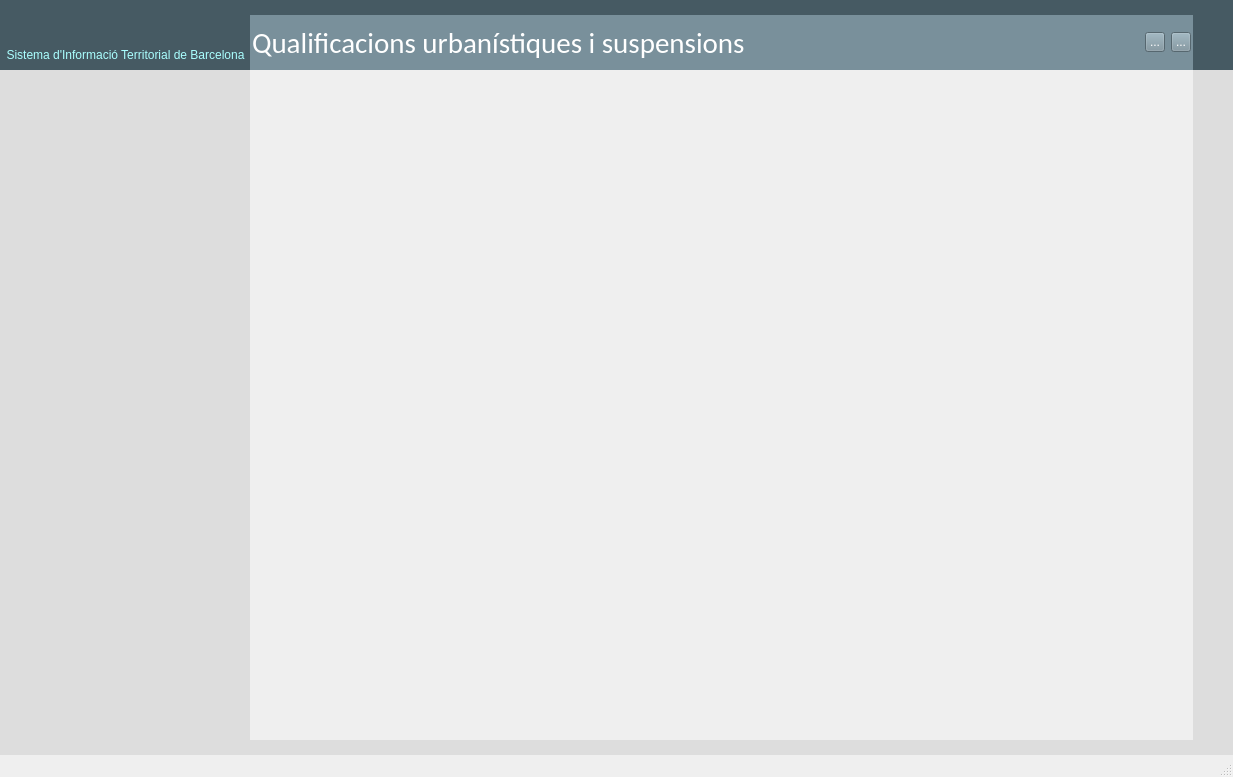
<?xml version="1.0" encoding="UTF-8"?>
<ui version="4.0">
 <class>MainWindow</class>
 <widget class="QMainWindow" name="MainWindow">
  <property name="geometry">
   <rect>
    <x>0</x>
    <y>0</y>
    <width>1233</width>
    <height>777</height>
   </rect>
  </property>
  <property name="windowTitle">
   <string>MainWindow</string>
  </property>
  <widget class="QWidget" name="centralwidget">
   <layout class="QVBoxLayout" name="verticalLayout">
    <property name="spacing">
     <number>0</number>
    </property>
    <property name="leftMargin">
     <number>0</number>
    </property>
    <property name="topMargin">
     <number>0</number>
    </property>
    <property name="rightMargin">
     <number>0</number>
    </property>
    <property name="bottomMargin">
     <number>0</number>
    </property>
    <item>
     <widget class="QFrame" name="frame_3">
      <property name="minimumSize">
       <size>
        <width>0</width>
        <height>70</height>
       </size>
      </property>
      <property name="maximumSize">
       <size>
        <width>16777215</width>
        <height>70</height>
       </size>
      </property>
      <property name="frameShape">
       <enum>QFrame::NoFrame</enum>
      </property>
      <property name="frameShadow">
       <enum>QFrame::Raised</enum>
      </property>
      <property name="lineWidth">
       <number>0</number>
      </property>
      <layout class="QHBoxLayout" name="horizontalLayout">
       <property name="spacing">
        <number>0</number>
       </property>
       <property name="leftMargin">
        <number>0</number>
       </property>
       <property name="topMargin">
        <number>0</number>
       </property>
       <property name="rightMargin">
        <number>0</number>
       </property>
       <property name="bottomMargin">
        <number>0</number>
       </property>
       <item>
        <widget class="QFrame" name="frame_11">
         <property name="minimumSize">
          <size>
           <width>250</width>
           <height>0</height>
          </size>
         </property>
         <property name="maximumSize">
          <size>
           <width>250</width>
           <height>16777215</height>
          </size>
         </property>
         <property name="styleSheet">
          <string notr="true">background-color:#465A63;</string>
         </property>
         <property name="frameShape">
          <enum>QFrame::NoFrame</enum>
         </property>
         <property name="frameShadow">
          <enum>QFrame::Raised</enum>
         </property>
         <property name="lineWidth">
          <number>0</number>
         </property>
         <widget class="QLabel" name="label">
          <property name="geometry">
           <rect>
            <x>40</x>
            <y>0</y>
            <width>161</width>
            <height>50</height>
           </rect>
          </property>
          <property name="text">
           <string/>
          </property>
          <property name="pixmap">
           <pixmap>../../Users/Jo/Dropbox/qVistaProd/qVistaLogo.png</pixmap>
          </property>
          <property name="scaledContents">
           <bool>true</bool>
          </property>
         </widget>
         <widget class="QLabel" name="label_3">
          <property name="geometry">
           <rect>
            <x>-5</x>
            <y>40</y>
            <width>261</width>
            <height>31</height>
           </rect>
          </property>
          <property name="font">
           <font>
            <pointsize>9</pointsize>
           </font>
          </property>
          <property name="styleSheet">
           <string notr="true">color: rgb(170, 255, 255);</string>
          </property>
          <property name="text">
           <string>Sistema d'Informació Territorial de Barcelona</string>
          </property>
          <property name="textFormat">
           <enum>Qt::RichText</enum>
          </property>
          <property name="scaledContents">
           <bool>false</bool>
          </property>
          <property name="alignment">
           <set>Qt::AlignCenter</set>
          </property>
          <property name="wordWrap">
           <bool>true</bool>
          </property>
         </widget>
         <zorder>label_3</zorder>
         <zorder>label</zorder>
        </widget>
       </item>
       <item>
        <widget class="QFrame" name="frame_12">
         <property name="frameShape">
          <enum>QFrame::NoFrame</enum>
         </property>
         <property name="frameShadow">
          <enum>QFrame::Raised</enum>
         </property>
         <property name="lineWidth">
          <number>0</number>
         </property>
         <layout class="QVBoxLayout" name="verticalLayout_4">
          <property name="spacing">
           <number>0</number>
          </property>
          <property name="leftMargin">
           <number>0</number>
          </property>
          <property name="topMargin">
           <number>0</number>
          </property>
          <property name="rightMargin">
           <number>0</number>
          </property>
          <property name="bottomMargin">
           <number>0</number>
          </property>
          <item>
           <widget class="QFrame" name="frame_14">
            <property name="minimumSize">
             <size>
              <width>0</width>
              <height>15</height>
             </size>
            </property>
            <property name="maximumSize">
             <size>
              <width>16777215</width>
              <height>15</height>
             </size>
            </property>
            <property name="styleSheet">
             <string notr="true">background-color: #465A63;</string>
            </property>
            <property name="frameShape">
             <enum>QFrame::NoFrame</enum>
            </property>
            <property name="frameShadow">
             <enum>QFrame::Raised</enum>
            </property>
            <property name="lineWidth">
             <number>0</number>
            </property>
            <layout class="QHBoxLayout" name="horizontalLayout_3">
             <property name="spacing">
              <number>0</number>
             </property>
             <property name="leftMargin">
              <number>0</number>
             </property>
             <property name="topMargin">
              <number>0</number>
             </property>
             <property name="rightMargin">
              <number>0</number>
             </property>
             <property name="bottomMargin">
              <number>0</number>
             </property>
             <item>
              <spacer name="horizontalSpacer">
               <property name="orientation">
                <enum>Qt::Horizontal</enum>
               </property>
               <property name="sizeHint" stdset="0">
                <size>
                 <width>40</width>
                 <height>20</height>
                </size>
               </property>
              </spacer>
             </item>
            </layout>
           </widget>
          </item>
          <item>
           <widget class="QFrame" name="frame_15">
            <property name="styleSheet">
             <string notr="true">background-color: #79909B;
color: #FFFFFF</string>
            </property>
            <property name="frameShape">
             <enum>QFrame::NoFrame</enum>
            </property>
            <property name="frameShadow">
             <enum>QFrame::Raised</enum>
            </property>
            <property name="lineWidth">
             <number>0</number>
            </property>
            <layout class="QHBoxLayout" name="horizontalLayout_4">
             <property name="leftMargin">
              <number>2</number>
             </property>
             <property name="topMargin">
              <number>2</number>
             </property>
             <property name="rightMargin">
              <number>2</number>
             </property>
             <property name="bottomMargin">
              <number>2</number>
             </property>
             <item>
              <widget class="QLabel" name="lblTitolProjecte">
               <property name="font">
                <font>
                 <family>Calibri</family>
                 <pointsize>22</pointsize>
                </font>
               </property>
               <property name="text">
                <string>Qualificacions urbanístiques i suspensions</string>
               </property>
              </widget>
             </item>
             <item>
              <widget class="QToolButton" name="tbEnrera">
               <property name="minimumSize">
                <size>
                 <width>20</width>
                 <height>20</height>
                </size>
               </property>
               <property name="maximumSize">
                <size>
                 <width>20</width>
                 <height>20</height>
                </size>
               </property>
               <property name="styleSheet">
                <string notr="true">border-color: rgb(121, 144, 155);</string>
               </property>
               <property name="text">
                <string>...</string>
               </property>
               <property name="icon">
                <iconset>
                 <normaloff>../../Users/Jo/Dropbox/qVistaProd/Imatges/arrow-left.png</normaloff>../../Users/Jo/Dropbox/qVistaProd/Imatges/arrow-left.png</iconset>
               </property>
               <property name="iconSize">
                <size>
                 <width>40</width>
                 <height>40</height>
                </size>
               </property>
              </widget>
             </item>
             <item>
              <widget class="QToolButton" name="tbEndevant">
               <property name="minimumSize">
                <size>
                 <width>20</width>
                 <height>20</height>
                </size>
               </property>
               <property name="maximumSize">
                <size>
                 <width>20</width>
                 <height>20</height>
                </size>
               </property>
               <property name="styleSheet">
                <string notr="true">border-color: rgb(121, 144, 155);</string>
               </property>
               <property name="text">
                <string>...</string>
               </property>
               <property name="icon">
                <iconset>
                 <normaloff>../../Users/Jo/Dropbox/qVistaProd/Imatges/arrow-right.png</normaloff>../../Users/Jo/Dropbox/qVistaProd/Imatges/arrow-right.png</iconset>
               </property>
               <property name="iconSize">
                <size>
                 <width>40</width>
                 <height>40</height>
                </size>
               </property>
              </widget>
             </item>
            </layout>
           </widget>
          </item>
         </layout>
        </widget>
       </item>
       <item>
        <widget class="QFrame" name="frame_13">
         <property name="minimumSize">
          <size>
           <width>40</width>
           <height>0</height>
          </size>
         </property>
         <property name="maximumSize">
          <size>
           <width>40</width>
           <height>16777215</height>
          </size>
         </property>
         <property name="styleSheet">
          <string notr="true">background-color: #465A63;</string>
         </property>
         <property name="frameShape">
          <enum>QFrame::NoFrame</enum>
         </property>
         <property name="frameShadow">
          <enum>QFrame::Raised</enum>
         </property>
         <property name="lineWidth">
          <number>0</number>
         </property>
        </widget>
       </item>
      </layout>
     </widget>
    </item>
    <item>
     <widget class="QFrame" name="frame_9">
      <property name="frameShape">
       <enum>QFrame::NoFrame</enum>
      </property>
      <property name="frameShadow">
       <enum>QFrame::Raised</enum>
      </property>
      <property name="lineWidth">
       <number>0</number>
      </property>
      <layout class="QVBoxLayout" name="verticalLayout_5">
       <property name="spacing">
        <number>0</number>
       </property>
       <property name="leftMargin">
        <number>0</number>
       </property>
       <property name="topMargin">
        <number>0</number>
       </property>
       <property name="rightMargin">
        <number>0</number>
       </property>
       <property name="bottomMargin">
        <number>0</number>
       </property>
       <item>
        <widget class="QFrame" name="frame_16">
         <property name="frameShape">
          <enum>QFrame::NoFrame</enum>
         </property>
         <property name="frameShadow">
          <enum>QFrame::Raised</enum>
         </property>
         <property name="lineWidth">
          <number>0</number>
         </property>
         <layout class="QHBoxLayout" name="horizontalLayout_2">
          <property name="spacing">
           <number>0</number>
          </property>
          <property name="sizeConstraint">
           <enum>QLayout::SetDefaultConstraint</enum>
          </property>
          <property name="leftMargin">
           <number>0</number>
          </property>
          <property name="topMargin">
           <number>0</number>
          </property>
          <property name="rightMargin">
           <number>0</number>
          </property>
          <property name="bottomMargin">
           <number>0</number>
          </property>
          <item>
           <widget class="QFrame" name="frameLlegenda">
            <property name="minimumSize">
             <size>
              <width>250</width>
              <height>0</height>
             </size>
            </property>
            <property name="maximumSize">
             <size>
              <width>250</width>
              <height>16777215</height>
             </size>
            </property>
            <property name="styleSheet">
             <string notr="true">background-color: #DDDDDD</string>
            </property>
            <property name="frameShape">
             <enum>QFrame::NoFrame</enum>
            </property>
            <property name="frameShadow">
             <enum>QFrame::Raised</enum>
            </property>
            <property name="lineWidth">
             <number>0</number>
            </property>
           </widget>
          </item>
          <item>
           <widget class="QFrame" name="frameCentral">
            <property name="styleSheet">
             <string notr="true"/>
            </property>
            <property name="frameShape">
             <enum>QFrame::NoFrame</enum>
            </property>
            <property name="frameShadow">
             <enum>QFrame::Sunken</enum>
            </property>
            <property name="lineWidth">
             <number>0</number>
            </property>
           </widget>
          </item>
          <item>
           <widget class="QFrame" name="frame_19">
            <property name="minimumSize">
             <size>
              <width>40</width>
              <height>0</height>
             </size>
            </property>
            <property name="maximumSize">
             <size>
              <width>40</width>
              <height>16777215</height>
             </size>
            </property>
            <property name="styleSheet">
             <string notr="true">background-color: #DDDDDD
</string>
            </property>
            <property name="frameShape">
             <enum>QFrame::NoFrame</enum>
            </property>
            <property name="frameShadow">
             <enum>QFrame::Raised</enum>
            </property>
            <property name="lineWidth">
             <number>0</number>
            </property>
            <layout class="QGridLayout" name="gridLayout">
             <property name="leftMargin">
              <number>0</number>
             </property>
             <property name="topMargin">
              <number>0</number>
             </property>
             <property name="rightMargin">
              <number>0</number>
             </property>
             <property name="bottomMargin">
              <number>0</number>
             </property>
             <property name="spacing">
              <number>0</number>
             </property>
             <item row="0" column="0">
              <layout class="QVBoxLayout" name="lytBotoneraLateral">
               <property name="spacing">
                <number>10</number>
               </property>
               <property name="leftMargin">
                <number>8</number>
               </property>
               <property name="topMargin">
                <number>8</number>
               </property>
               <property name="rightMargin">
                <number>8</number>
               </property>
               <property name="bottomMargin">
                <number>8</number>
               </property>
              </layout>
             </item>
            </layout>
           </widget>
          </item>
         </layout>
         <zorder>frameCentral</zorder>
         <zorder>frameLlegenda</zorder>
         <zorder>frame_19</zorder>
        </widget>
       </item>
       <item>
        <widget class="QFrame" name="frame_2">
         <property name="minimumSize">
          <size>
           <width>250</width>
           <height>15</height>
          </size>
         </property>
         <property name="maximumSize">
          <size>
           <width>16777215</width>
           <height>15</height>
          </size>
         </property>
         <property name="styleSheet">
          <string notr="true">background-color: #DDDDDD</string>
         </property>
         <property name="frameShape">
          <enum>QFrame::NoFrame</enum>
         </property>
         <property name="frameShadow">
          <enum>QFrame::Raised</enum>
         </property>
         <property name="lineWidth">
          <number>0</number>
         </property>
         <layout class="QHBoxLayout" name="horizontalLayout_6">
          <property name="spacing">
           <number>0</number>
          </property>
          <property name="leftMargin">
           <number>0</number>
          </property>
          <property name="topMargin">
           <number>0</number>
          </property>
          <property name="rightMargin">
           <number>0</number>
          </property>
          <property name="bottomMargin">
           <number>0</number>
          </property>
         </layout>
        </widget>
       </item>
      </layout>
     </widget>
    </item>
   </layout>
  </widget>
  <widget class="QMenuBar" name="menubar">
   <property name="geometry">
    <rect>
     <x>0</x>
     <y>0</y>
     <width>1233</width>
     <height>34</height>
    </rect>
   </property>
   <property name="minimumSize">
    <size>
     <width>0</width>
     <height>0</height>
    </size>
   </property>
   <property name="font">
    <font>
     <family>Segoe UI Light</family>
     <pointsize>15</pointsize>
    </font>
   </property>
   <property name="styleSheet">
    <string notr="true">background-color: rgb(47, 69, 80);
color: rgb(255, 255, 255);
</string>
   </property>
   <property name="nativeMenuBar">
    <bool>false</bool>
   </property>
  </widget>
  <widget class="QStatusBar" name="statusbar"/>
 </widget>
 <resources/>
 <connections/>
</ui>
